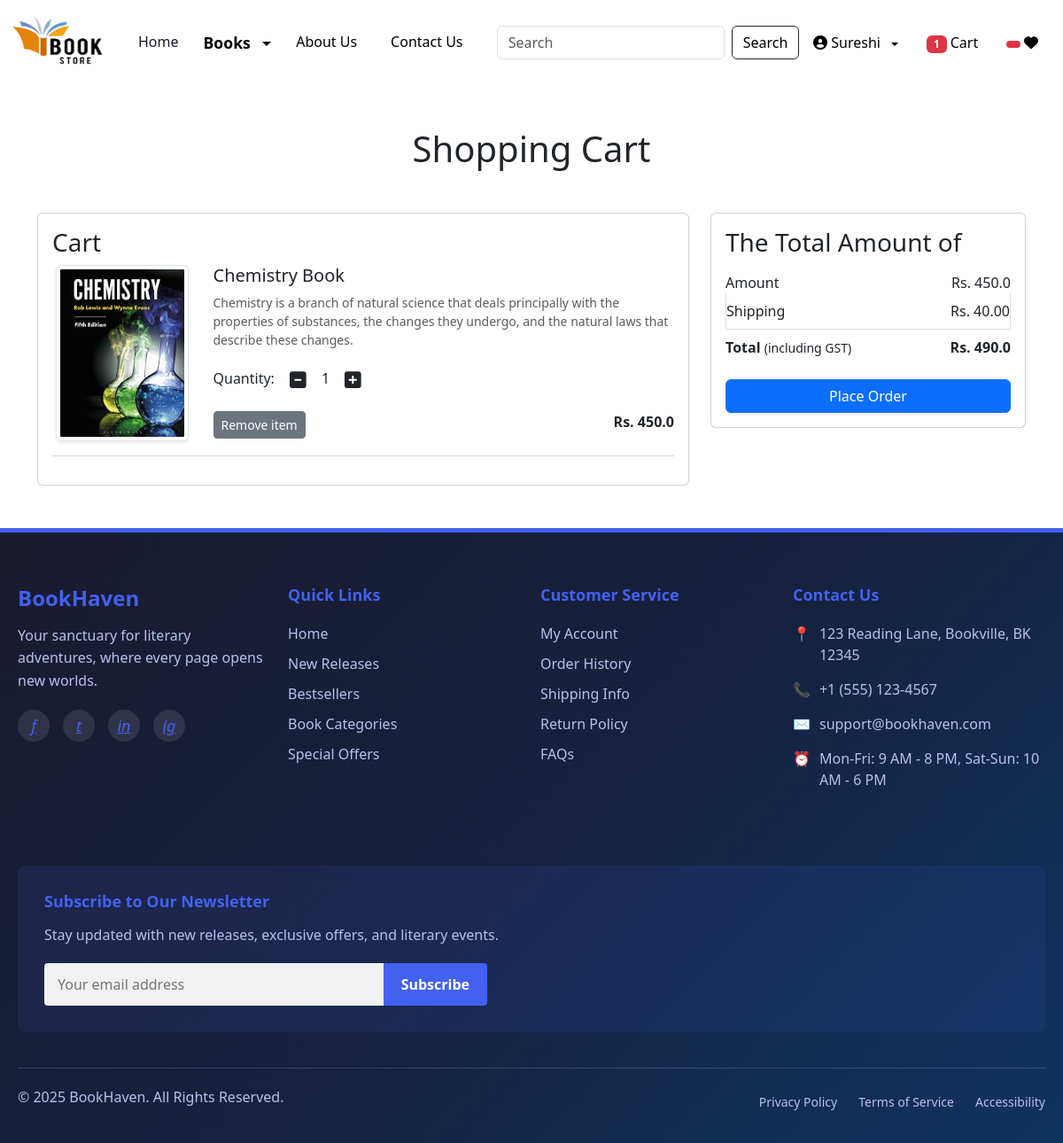
Page /cart/ (signed in) on the committed database.
### app/models.py (models this page shows, shortened)
class Cart(models.Model):
    user = models.ForeignKey(User, on_delete=models.CASCADE, related_name='app_carts')
    product = models.ForeignKey(Product,on_delete=models.CASCADE)
    quantity = models.PositiveIntegerField(default=1)

class Product(models.Model):
    title = models.CharField(max_length=100)
    selling_price = models.FloatField()
    discounted_price = models.FloatField()
    description = models.TextField()
    composition = models.TextField(default='')
    prodapp = models.TextField(default='')
    category = models.CharField(choices=CATEGORY_CHOICES, max_length=2)
    product_image = models.ImageField(upload_to='product')

### app/views.py (the view)
# urls.py: path('cart/', views.show_cart, name='showcart'),
@login_required
def show_cart(request):
    user = request.user
    cart = Cart.objects.filter(user=user)
    amount = 0
    for p in cart:
        value = p.quantity * p.product.discounted_price
        amount = amount + value
    totalamount = amount + 40
    totalitem = 0
    wishitem=0
    if request.user.is_authenticated:
        totalitem = len(Cart.objects.filter(user=request.user))
        wishitem = len(Wishlist.objects.filter(user=request.user))
    return render(request, 'app/addtocart.html',locals())

### app/templates/app/addtocart.html (shortened to what this page needs)
{% extends 'app/base.html' %}
{% load static %}
{% block main-content %}
<div class="container my-5">
 <div class="row">
  {% if cart %}
  <h1 class="text-center mb-5">Shopping Cart</h1>
  <div class="col-sm-8">
  <div class="card">
   <div class="card-body">
    <h3>Cart</h3>
    {% for item in cart %}
    <div class="row">
     <div class="col-sm-3 text-center align-self-center"><img src="{{item.product.product_image.url}}" alt="" srcset="" class="img-fluid img-thumbnail shadow-sm" height="150" width="150"> </div>
     <div class="col-sm-9">
      <div>
       <h5>{{item.product.title}}</h5>
       <p class="mb-2 text-muted small">{{item.product.description}}</p>
       <div class="my-3">
        <label for="quantity">Quantity:</label>
        <a class="minus-cart btn" pid={{item.product.id}}><i class="fas fa-minus-square fa-lg"></i></a>
        <span id="quantity">{{item.quantity}}</span>
        <a class="plus-cart btn" pid={{item.product.id}}><i class="fas fa-plus-square fa-lg"></i></a>
       </div>
       <div class="d-flex justify-content-between">
        <a href="#" class="remove-cart btn btn-sm btn-secondary mr-3" pid={{item.product.id}}>Remove item </a>
        <p class="mb-0"><span><strong>Rs. {{item.product.discounted_price}}</strong></span></p>
       </div>
      </div>
     </div>
    </div>
    <hr class="text-muted">
    {% endfor %}
   </div>
   </div>
  </div>
  <div class="col-sm-4">
   <div class="card">
    <div class="card-body">
      <h3>The Total Amount of</h3>
      <ul class="list-group">
       <li class="list-group-item d-flex justify-content-between align-items-center border-0 px-0 pb-0" >Amount<span id="amount">Rs. {{amount}}</span></li>
       <li class="list-group-item d-flex justify-content-between align-items-center px-0">Shipping<span>Rs. 40.00</span></li>
       <li class="list-group-item d-flex justify-content-between align-items-center border-0 px-0 mb-3">
        <div>
           <strong>Total</strong> <small>(including GST)</small>
         </div>
         <span id="totalamount"><strong>Rs. {{totalamount}}</strong></span>
       </li>
      </ul>
      <div class="d-grid"><a href="{% url 'checkout' %}" class="btn btn-primary">Place Order</a></div>
    </div>
   </div>
  </div>
  {% else %}
    <h1 class="text-center mb-5">Cart is Empty</h1>
{% endif %}
</div>
</div>
{% endblock main-content %}

### app/templates/app/base.html (shortened to what this page needs)
<!DOCTYPE html>
{% load static %}
<html lang="en">
<head>
    <link href="https://cdn.jsdelivr.net/npm/bootstrap@5.3.3/dist/css/bootstrap.min.css" rel="stylesheet">
    <link rel="stylesheet" href="{% static 'app/css/owl.carousel.min.css' %}" />
    <link rel="stylesheet" href="{% static 'app/css/all.min.css' %}" />
    <link rel="stylesheet" href="{% static 'app/css/style.css' %}" />
</head>
<body>
  <nav class="navbar navbar-expand-lg navbar-dark" style="background-color: white;">
        <div class="container-fluid">
          <a class="navbar-brand" href="#">
            <img src="{% static "app/images/banner/xyz.png" %}" width="120" height="70" />
          </a>
          <div class="collapse navbar-collapse" id="navbarSupportedContent">
            <ul class="navbar-nav me-auto mb-2 mb-lg-0">
              <li class="nav-item" style="border-right: 2px solid white; padding-right: 10px; margin-right: 10px rounded;">
                <a class="nav-link active " aria-current="page" href="/" style="color: #1a1a2e;">Home</a>
              </li>
              <li class="nav-item dropdown" style="border-right: 2px solid white; padding-right: 10px; margin-right: 10px rounded;">
                <a class="nav-link dropdown-toggle" href="#" role="button" data-bs-toggle="dropdown" aria-expanded="false" style="color: black; font-weight: 600; font-size: 1.1rem; cursor: pointer;">
                  Books
                </a>
              </li>
              <li class="nav-item" style="border-right: 2px solid white; padding-right: 10px; margin-right: 10px;">
                <a class="nav-link" href="{% url 'about' %}" style="color: black;">About Us</a>
              </li>
              <li class="nav-item">
                <a class="nav-link" href="{% url 'contact' %}" style="color: black;">Contact Us</a>
              </li>
            </ul>
            <form class="d-flex" role="search" action="/search">
              <input class="form-control me-2" type="search" placeholder="Search" name="search"  aria-label="Search">
              <button class="btn btn-outline-dark" type="submit" style="color: black;">Search</button>
            </form>
          </div>
          <ul class="navbar-nav me-auto mb-2 mb-lg-0 rounded">
            <li class="nav-item dropdown mx-2">
              {% if user.is_authenticated %}
              <a class="nav-link dropdown-toggle" id="profileDropdown" role="button" data-bs-toggle="dropdown" aria-expanded="false" style="color: black;">
                <i class="fas fa-user-circle me-1"></i>{{ user.username }}
              </a>
                {% endif %}
            </li>
            <li class="nav-item mx-2">
              <a href="{% url 'showcart' %}" class="nav-link" style="color: black;">
                <span class="badge bg-danger">
                  {% if totalitem > 0 %} {{ totalitem }} {% endif %}
                </span>
                Cart
              </a>
            </li>
            <li class="nav-item mx-2">
              <a href="{% url 'showwishlist' %}" class="nav-link text-white">
                <span class="badge bg-danger">
                </span>
                <i class="fa fa-heart" style="color: black;"></i>
              </a>
            </li>
          </ul>
        </div>
      </nav>
      {% block main-content %}{% endblock main-content %}
      <footer style="background: linear-gradient(135deg, #1a1a2e 0%, #16213e 50%, #0f3460 100%); color: #f1f1f1; padding: 60px 0 30px; font-family: 'Segoe UI', Tahoma, Geneva, Verdana, sans-serif; border-top: 5px solid #4361ee;">
        <div style="max-width: 1200px; margin: 0 auto; padding: 0 20px;">
          <div style="display: flex; flex-wrap: wrap; justify-content: space-between; margin-bottom: 40px;">
            <div style="flex: 1; min-width: 240px; margin-bottom: 30px; padding-right: 20px;">
              <h3 style="color: #4361ee; font-size: 24px; margin-bottom: 15px; font-weight: 700;">BookHaven</h3>
              <p style="line-height: 1.6; color: #b8c1ec; margin-bottom: 20px;">Your sanctuary for literary adventures, where every page opens new worlds.</p>
              <div style="display: flex; gap: 15px;">
                <a href="#" style="color: #4361ee; display: inline-block; width: 36px; height: 36px; line-height: 36px; text-align: center; border-radius: 50%; background-color: rgba(255,255,255,0.1); transition: all 0.3s ease;">
                  <i style="font-size: 18px;">f</i>
                </a>
                <a href="#" style="color: #4361ee; display: inline-block; width: 36px; height: 36px; line-height: 36px; text-align: center; border-radius: 50%; background-color: rgba(255,255,255,0.1); transition: all 0.3s ease;">
                  <i style="font-size: 18px;">t</i>
                </a>
                <a href="#" style="color: #4361ee; display: inline-block; width: 36px; height: 36px; line-height: 36px; text-align: center; border-radius: 50%; background-color: rgba(255,255,255,0.1); transition: all 0.3s ease;">
                  <i style="font-size: 18px;">in</i>
                </a>
                <a href="#" style="color: #4361ee; display: inline-block; width: 36px; height: 36px; line-height: 36px; text-align: center; border-radius: 50%; background-color: rgba(255,255,255,0.1); transition: all 0.3s ease;">
                  <i style="font-size: 18px;">ig</i>
                </a>
              </div>
            </div>
            <div style="flex: 1; min-width: 160px; margin-bottom: 30px;">
              <h4 style="color: #4361ee; font-size: 18px; margin-bottom: 20px; font-weight: 600;">Quick Links</h4>
              <ul style="list-style: none; padding: 0; margin: 0;">
                <li style="margin-bottom: 10px;"><a href="#" style="color: #b8c1ec; text-decoration: none; transition: color 0.3s ease;">Home</a></li>
                <li style="margin-bottom: 10px;"><a href="#" style="color: #b8c1ec; text-decoration: none; transition: color 0.3s ease;">New Releases</a></li>
                <li style="margin-bottom: 10px;"><a href="#" style="color: #b8c1ec; text-decoration: none; transition: color 0.3s ease;">Bestsellers</a></li>
                <li style="margin-bottom: 10px;"><a href="#" style="color: #b8c1ec; text-decoration: none; transition: color 0.3s ease;">Book Categories</a></li>
                <li style="margin-bottom: 10px;"><a href="#" style="color: #b8c1ec; text-decoration: none; transition: color 0.3s ease;">Special Offers</a></li>
              </ul>
            </div>
            <div style="flex: 1; min-width: 160px; margin-bottom: 30px;">
              <h4 style="color: #4361ee; font-size: 18px; margin-bottom: 20px; font-weight: 600;">Customer Service</h4>
              <ul style="list-style: none; padding: 0; margin: 0;">
                <li style="margin-bottom: 10px;"><a href="#" style="color: #b8c1ec; text-decoration: none; transition: color 0.3s ease;">My Account</a></li>
                <li style="margin-bottom: 10px;"><a href="#" style="color: #b8c1ec; text-decoration: none; transition: color 0.3s ease;">Order History</a></li>
                <li style="margin-bottom: 10px;"><a href="#" style="color: #b8c1ec; text-decoration: none; transition: color 0.3s ease;">Shipping Info</a></li>
                <li style="margin-bottom: 10px;"><a href="#" style="color: #b8c1ec; text-decoration: none; transition: color 0.3s ease;">Return Policy</a></li>
                <li style="margin-bottom: 10px;"><a href="#" style="color: #b8c1ec; text-decoration: none; transition: color 0.3s ease;">FAQs</a></li>
              </ul>
            </div>
            <div style="flex: 1; min-width: 240px; margin-bottom: 30px;">
              <h4 style="color: #4361ee; font-size: 18px; margin-bottom: 20px; font-weight: 600;">Contact Us</h4>
              <p style="margin-bottom: 15px; display: flex; align-items: flex-start; color: #b8c1ec;">
                <span style="margin-right: 10px; color: #4361ee;">📍</span>
                <span>123 Reading Lane, Bookville, BK 12345</span>
              </p>
              <p style="margin-bottom: 15px; display: flex; align-items: flex-start; color: #b8c1ec;">
                <span style="margin-right: 10px; color: #4361ee;">📞</span>
                <span>+1 (555) 123-4567</span>
              </p>
              <p style="margin-bottom: 15px; display: flex; align-items: flex-start; color: #b8c1ec;">
                <span style="margin-right: 10px; color: #4361ee;">✉️</span>
                <span>support@bookhaven.com</span>
              </p>
              <p style="margin-bottom: 15px; display: flex; align-items: flex-start; color: #b8c1ec;">
                <span style="margin-right: 10px; color: #4361ee;">⏰</span>
                <span>Mon-Fri: 9 AM - 8 PM, Sat-Sun: 10 AM - 6 PM</span>
              </p>
            </div>
          </div>
          <div style="background-color: rgba(67, 97, 238, 0.1); padding: 30px; border-radius: 8px; margin-bottom: 40px;">
            <h4 style="color: #4361ee; font-size: 18px; margin-bottom: 15px; font-weight: 600;">Subscribe to Our Newsletter</h4>
            <p style="color: #b8c1ec; margin-bottom: 20px;">Stay updated with new releases, exclusive offers, and literary events.</p>
            <div style="display: flex; max-width: 500px;">
              <input type="email" placeholder="Your email address" style="flex: 1; padding: 12px 15px; border: none; border-radius: 4px 0 0 4px; background-color: #f1f1f1; color: #333;">
              <button style="padding: 12px 20px; background-color: #4361ee; color: white; border: none; border-radius: 0 4px 4px 0; cursor: pointer; font-weight: 600;">Subscribe</button>
            </div>
          </div>
          <div style="border-top: 1px solid rgba(184, 193, 236, 0.2); padding-top: 20px; display: flex; flex-wrap: wrap; justify-content: space-between; align-items: center;">
            <p style="color: #b8c1ec; margin-bottom: 10px;">© 2025 BookHaven. All Rights Reserved.</p>
            <div>
              <a href="#" style="color: #b8c1ec; text-decoration: none; margin-left: 20px; font-size: 14px;">Privacy Policy</a>
              <a href="#" style="color: #b8c1ec; text-decoration: none; margin-left: 20px; font-size: 14px;">Terms of Service</a>
              <a href="#" style="color: #b8c1ec; text-decoration: none; margin-left: 20px; font-size: 14px;">Accessibility</a>
            </div>
          </div>
        </div>
      </footer>
</body>
</html>

### app/templates/app/base.html (style rules this page uses)
.dropdown-toggle::after { display: inline-block; margin-left: 0.5em; vertical-align: middle; content: ""; border-top: 0.3em solid; border-right: 0.3em solid transparent; border-bottom: 0; border-left: 0.3em solid transparent; }

### rows in the picture
Cart: product.product_image (picture), product "Chemistry Book", product.description "Chemistry is a branch of natural science that deals principally with the properties of substances, the changes they undergo, and the natural laws that describe these changes.", quantity "1", product.discounted_price "450.0"

### other values in the picture
{{ user.username }} "Sureshi"
{{ totalitem }} "1"
{{ amount }} "450.0"
{{ totalamount }} "490.0"
